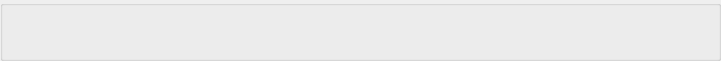
   <widget class="QGroupBox" name="groupBox_0">
    <property name="geometry">
     <rect>
      <x>70</x>
      <y>720</y>
      <width>721</width>
      <height>61</height>
     </rect>
    </property>
    <property name="title">
     <string/>
    </property>
    <widget class="QPushButton" name="pushButton_9">
     <property name="geometry">
      <rect>
       <x>480</x>
       <y>0</y>
       <width>61</width>
       <height>41</height>
      </rect>
     </property>
     <property name="styleSheet">
      <string notr="true">QPushButton{
background-image: url(:/main/source/border_qx_wide.png);
border:none;
}
QPushButton:hover{
	background-color: rgb(255, 193, 130);
}</string>
     </property>
     <property name="text">
      <string/>
     </property>
    </widget>
    <widget class="QPushButton" name="pushButton_3">
     <property name="geometry">
      <rect>
       <x>120</x>
       <y>0</y>
       <width>61</width>
       <height>41</height>
      </rect>
     </property>
     <property name="styleSheet">
      <string notr="true">QPushButton{
background-image: url(:/main/source/border_qx_wide.png);
border:none;
}
QPushButton:hover{
	background-color: rgb(255, 193, 130);
}</string>
     </property>
     <property name="text">
      <string/>
     </property>
    </widget>
    <widget class="QPushButton" name="pushButton_7">
     <property name="geometry">
      <rect>
       <x>360</x>
       <y>0</y>
       <width>61</width>
       <height>41</height>
      </rect>
     </property>
     <property name="styleSheet">
      <string notr="true">QPushButton{
background-image: url(:/main/source/border_qx_wide.png);
border:none;
}
QPushButton:hover{
	background-color: rgb(255, 193, 130);
}</string>
     </property>
     <property name="text">
      <string/>
     </property>
    </widget>
    <widget class="QPushButton" name="pushButton_12">
     <property name="geometry">
      <rect>
       <x>660</x>
       <y>0</y>
       <width>61</width>
       <height>41</height>
      </rect>
     </property>
     <property name="styleSheet">
      <string notr="true">QPushButton{
background-image: url(:/main/source/border_qx_wide.png);
border:none;
}
QPushButton:hover{
	background-color: rgb(255, 193, 130);
}</string>
     </property>
     <property name="text">
      <string/>
     </property>
    </widget>
    <widget class="QPushButton" name="pushButton_11">
     <property name="geometry">
      <rect>
       <x>600</x>
       <y>0</y>
       <width>61</width>
       <height>41</height>
      </rect>
     </property>
     <property name="styleSheet">
      <string notr="true">QPushButton{
background-image: url(:/main/source/border_qx_wide.png);
border:none;
}
QPushButton:hover{
	background-color: rgb(255, 193, 130);
}</string>
     </property>
     <property name="text">
      <string/>
     </property>
    </widget>
    <widget class="QPushButton" name="pushButton_4">
     <property name="geometry">
      <rect>
       <x>180</x>
       <y>0</y>
       <width>61</width>
       <height>41</height>
      </rect>
     </property>
     <property name="autoFillBackground">
      <bool>false</bool>
     </property>
     <property name="styleSheet">
      <string notr="true">QPushButton{
background-image: url(:/main/source/border_qx_wide.png);
border:none;
}
QPushButton:hover{
	background-color: rgb(255, 193, 130);
}</string>
     </property>
     <property name="text">
      <string/>
     </property>
     <property name="autoDefault">
      <bool>false</bool>
     </property>
    </widget>
    <widget class="QPushButton" name="pushButton_10">
     <property name="geometry">
      <rect>
       <x>540</x>
       <y>0</y>
       <width>61</width>
       <height>41</height>
      </rect>
     </property>
     <property name="styleSheet">
      <string notr="true">QPushButton{
background-image: url(:/main/source/border_qx_wide.png);
border:none;
}
QPushButton:hover{
	background-color: rgb(255, 193, 130);
}</string>
     </property>
     <property name="text">
      <string/>
     </property>
    </widget>
    <widget class="QPushButton" name="pushButton_6">
     <property name="geometry">
      <rect>
       <x>300</x>
       <y>0</y>
       <width>61</width>
       <height>41</height>
      </rect>
     </property>
     <property name="styleSheet">
      <string notr="true">QPushButton{
background-image: url(:/main/source/border_qx_wide.png);
border:none;
}
QPushButton:hover{
	background-color: rgb(255, 193, 130);
}</string>
     </property>
     <property name="text">
      <string/>
     </property>
    </widget>
    <widget class="QPushButton" name="pushButton_8">
     <property name="geometry">
      <rect>
       <x>420</x>
       <y>0</y>
       <width>61</width>
       <height>41</height>
      </rect>
     </property>
     <property name="styleSheet">
      <string notr="true">QPushButton{
background-image: url(:/main/source/border_qx_wide.png);
border:none;
}
QPushButton:hover{
	background-color: rgb(255, 193, 130);
}</string>
     </property>
     <property name="text">
      <string/>
     </property>
    </widget>
    <widget class="QPushButton" name="pushButton_2">
     <property name="geometry">
      <rect>
       <x>60</x>
       <y>0</y>
       <width>61</width>
       <height>41</height>
      </rect>
     </property>
     <property name="styleSheet">
      <string notr="true">QPushButton{
background-image: url(:/main/source/border_qx_wide.png);
border:none;
}
QPushButton:hover{
	background-color: rgb(255, 193, 130);
}</string>
     </property>
     <property name="text">
      <string/>
     </property>
    </widget>
    <widget class="QPushButton" name="pushButton_5">
     <property name="geometry">
      <rect>
       <x>240</x>
       <y>0</y>
       <width>61</width>
       <height>41</height>
      </rect>
     </property>
     <property name="styleSheet">
      <string notr="true">QPushButton{
background-image: url(:/main/source/border_qx_wide.png);
border:none;
}
QPushButton:hover{
	background-color: rgb(255, 193, 130);
}</string>
     </property>
     <property name="text">
      <string/>
     </property>
    </widget>
    <widget class="QPushButton" name="pushButton_1">
     <property name="geometry">
      <rect>
       <x>0</x>
       <y>0</y>
       <width>61</width>
       <height>41</height>
      </rect>
     </property>
     <property name="styleSheet">
      <string notr="true">QPushButton{
background-image: url(:/main/source/border_qx_wide.png);
border:none;
}
QPushButton:hover{
	background-color: rgb(255, 193, 130);
}</string>
     </property>
     <property name="text">
      <string/>
     </property>
    </widget>
    <widget class="QLabel" name="label_1">
     <property name="geometry">
      <rect>
       <x>0</x>
       <y>40</y>
       <width>61</width>
       <height>20</height>
      </rect>
     </property>
     <property name="text">
      <string/>
     </property>
     <property name="alignment">
      <set>Qt::AlignCenter</set>
     </property>
    </widget>
    <widget class="QLabel" name="label_2">
     <property name="geometry">
      <rect>
       <x>61</x>
       <y>40</y>
       <width>60</width>
       <height>20</height>
      </rect>
     </property>
     <property name="text">
      <string/>
     </property>
     <property name="alignment">
      <set>Qt::AlignCenter</set>
     </property>
    </widget>
    <widget class="QLabel" name="label_3">
     <property name="geometry">
      <rect>
       <x>120</x>
       <y>40</y>
       <width>61</width>
       <height>20</height>
      </rect>
     </property>
     <property name="text">
      <string/>
     </property>
     <property name="alignment">
      <set>Qt::AlignCenter</set>
     </property>
    </widget>
    <widget class="QLabel" name="label_4">
     <property name="geometry">
      <rect>
       <x>180</x>
       <y>40</y>
       <width>60</width>
       <height>20</height>
      </rect>
     </property>
     <property name="text">
      <string/>
     </property>
     <property name="alignment">
      <set>Qt::AlignCenter</set>
     </property>
    </widget>
    <widget class="QLabel" name="label_5">
     <property name="geometry">
      <rect>
       <x>239</x>
       <y>40</y>
       <width>61</width>
       <height>20</height>
      </rect>
     </property>
     <property name="text">
      <string/>
     </property>
     <property name="alignment">
      <set>Qt::AlignCenter</set>
     </property>
    </widget>
    <widget class="QLabel" name="label_6">
     <property name="geometry">
      <rect>
       <x>300</x>
       <y>40</y>
       <width>60</width>
       <height>20</height>
      </rect>
     </property>
     <property name="text">
      <string/>
     </property>
     <property name="alignment">
      <set>Qt::AlignCenter</set>
     </property>
    </widget>
    <widget class="QLabel" name="label_7">
     <property name="geometry">
      <rect>
       <x>360</x>
       <y>40</y>
       <width>60</width>
       <height>20</height>
      </rect>
     </property>
     <property name="text">
      <string/>
     </property>
     <property name="alignment">
      <set>Qt::AlignCenter</set>
     </property>
    </widget>
    <widget class="QLabel" name="label_8">
     <property name="geometry">
      <rect>
       <x>420</x>
       <y>40</y>
       <width>60</width>
       <height>20</height>
      </rect>
     </property>
     <property name="text">
      <string/>
     </property>
     <property name="alignment">
      <set>Qt::AlignCenter</set>
     </property>
    </widget>
    <widget class="QLabel" name="label_9">
     <property name="geometry">
      <rect>
       <x>480</x>
       <y>40</y>
       <width>60</width>
       <height>20</height>
      </rect>
     </property>
     <property name="text">
      <string/>
     </property>
     <property name="alignment">
      <set>Qt::AlignCenter</set>
     </property>
    </widget>
    <widget class="QLabel" name="label_10">
     <property name="geometry">
      <rect>
       <x>540</x>
       <y>40</y>
       <width>60</width>
       <height>20</height>
      </rect>
     </property>
     <property name="text">
      <string/>
     </property>
     <property name="alignment">
      <set>Qt::AlignCenter</set>
     </property>
    </widget>
    <widget class="QLabel" name="label_11">
     <property name="geometry">
      <rect>
       <x>600</x>
       <y>40</y>
       <width>60</width>
       <height>20</height>
      </rect>
     </property>
     <property name="text">
      <string/>
     </property>
     <property name="alignment">
      <set>Qt::AlignCenter</set>
     </property>
    </widget>
    <widget class="QLabel" name="label_12">
     <property name="geometry">
      <rect>
       <x>659</x>
       <y>40</y>
       <width>61</width>
       <height>20</height>
      </rect>
     </property>
     <property name="text">
      <string/>
     </property>
     <property name="alignment">
      <set>Qt::AlignCenter</set>
     </property>
    </widget>
   </widget>
